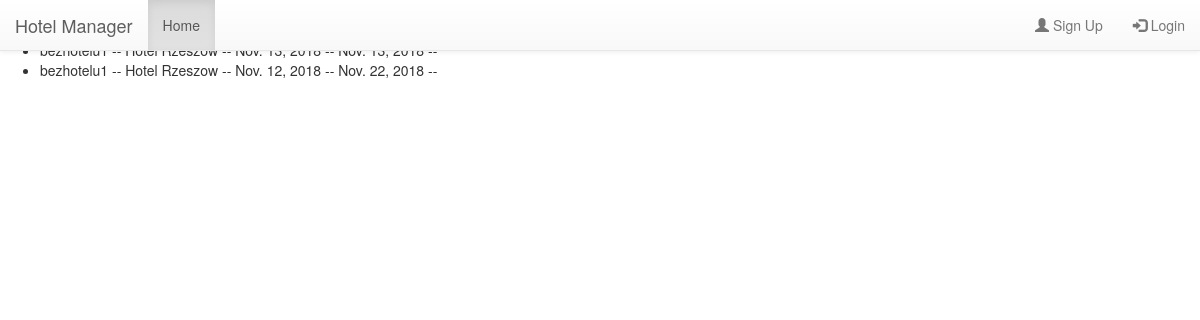
Page /booking/reservation/list/ on the earlier database version.
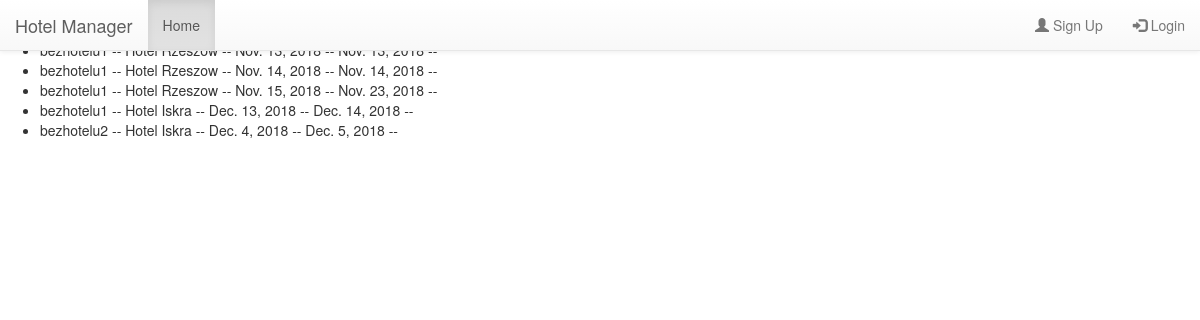
Same page on the later database version.
### booking/models.py (models this page shows, shortened)
class Reservation(models.Model):
    reservation_owner = models.ForeignKey(HotelOwner, on_delete=models.CASCADE)
    reservation_hotel = models.ForeignKey(Hotel, on_delete=models.CASCADE)
    reservation_from = models.DateField()
    reservation_to = models.DateField()
    reservation_room_sgl_quantity = models.PositiveIntegerField(validators=[MinValueValidator(0)], default=0)
    reservation_room_dbl_quantity = models.PositiveIntegerField(validators=[MinValueValidator(0)], default=0)
    reservation_room_twin_quantity = models.PositiveIntegerField(validators=[MinValueValidator(0)], default=0)
    reservation_room_tpl_quantity = models.PositiveIntegerField(validators=[MinValueValidator(0)], default=0)
    reservation_room_qdbl_quantity = models.PositiveIntegerField(validators=[MinValueValidator(0)], default=0)
    reservation_room_family_quantity = models.PositiveIntegerField(validators=[MinValueValidator(0)], default=0)
    reservation_room_apartment_quantity = models.PositiveIntegerField(validators=[MinValueValidator(0)], default=0)

class HotelOwner(AbstractUser):
    hasHotel = models.BooleanField(default=False)
    phone_regex = RegexValidator(regex=r'^\+?1?\d{9,15}$',
                                 message="Phone number must be entered in the format: '+999999999'. Up to 15 digits "
                                         "allowed.")
    phone_number = models.CharField(validators=[phone_regex], max_length=17, blank=False, null=False)
    class Meta:
        app_label = 'booking'
        permissions = ("has_hotel", "Has hotel."),

class Hotel(models.Model):
    hotel_owner = models.ForeignKey(HotelOwner, on_delete=models.CASCADE)
    hotel_name = models.CharField(max_length=120, verbose_name="Your hotel name")
    hotel_country = models.CharField(max_length=50, verbose_name="Your hotel country")
    hotel_city = models.CharField(max_length=100, verbose_name="Your hotel city")
    hotel_zip_code = models.CharField(max_length=6, default="43-701", verbose_name="Your hotel zip code")
    hotel_street = models.CharField(max_length=100, verbose_name="Your hotel street")
    hotel_street_number = models.IntegerField(default=0, verbose_name="Your hotel street number")
    hotel_place_number = models.IntegerField(default=0, verbose_name="Your hotel place number")
    hotel_short_desc = models.TextField(max_length=200, verbose_name="Briefly describe your hotel")
    hotel_long_desc = models.TextField(max_length=2000, verbose_name="Full description of your hotel")
    hotel_image = models.FileField(verbose_name="Upload image with your hotel")
    hotel_rating = models.FloatField(default=0.0)
    hotel_room_sgl = models.PositiveIntegerField(validators=[MinValueValidator(0)], default=0,
                                                 verbose_name="Number of single rooms in your hotel")
    hotel_room_dbl = models.PositiveIntegerField(validators=[MinValueValidator(0)], default=0,
                                                 verbose_name="Number of double rooms in your hotel")
    hotel_room_twin = models.PositiveIntegerField(validators=[MinValueValidator(0)], default=0,
                                                  verbose_name="Number of twin rooms in your hotel")
    hotel_room_tpl = models.PositiveIntegerField(validators=[MinValueValidator(0)], default=0,
                                                 verbose_name="Number of triple rooms in your hotel")
    hotel_room_qdbl = models.PositiveIntegerField(validators=[MinValueValidator(0)], default=0,
                                                  verbose_name="Number of quad rooms in your hotel")
    hotel_room_family = models.PositiveIntegerField(validators=[MinValueValidator(0)], default=0,
                                                    verbose_name="Number of family rooms in your hotel")
    hotel_room_apartment = models.PositiveIntegerField(validators=[MinValueValidator(0)], default=0,
                                                       verbose_name="Number of apartment rooms in your hotel")
    hotel_room_sgl_price = models.PositiveIntegerField(validators=[MinValueValidator(0)], default=0,
                                                       verbose_name="Your hotel single room price in $")
    hotel_room_dbl_price = models.PositiveIntegerField(validators=[MinValueValidator(0)], default=0,
                                                       verbose_name="Your hotel double room price in $")
    hotel_room_twin_price = models.PositiveIntegerField(validators=[MinValueValidator(0)], default=0,
                                                        verbose_name="Your hotel twin room price in $")
    hotel_room_tpl_price = models.PositiveIntegerField(validators=[MinValueValidator(0)], default=0,
                                                       verbose_name="Your hotel triple room price in $")
    hotel_room_qdbl_price = models.PositiveIntegerField(validators=[MinValueValidator(0)], default=0,
                                                        verbose_name="Your hotel quad room price in $")
    hotel_room_family_price = models.PositiveIntegerField(validators=[MinValueValidator(0)], default=0,
                                                          verbose_name="Your hotel family room price in $")
    hotel_room_apartment_price = models.PositiveIntegerField(validators=[MinValueValidator(0)], default=0,
                                                             verbose_name="Your hotel apartment room price in $")
    def __str__(self):
        return self.hotel_name

### booking/views.py (the view)
# urls.py: path('reservation/list/', views.ReservationListView.as_view(), name='reservation_list'),
class ReservationListView(ListView):
    context_object_name = 'all_reservations'
    def get_queryset(self):
        return Reservation.objects.all()

### booking/templates/booking/reservation_list.html (shortened to what this page needs)
{% extends 'base.html' %}
{% block body %}
    <ul>
        {% for reservation in all_reservations %}
            <li>{{ reservation.reservation_owner }} -- {{ reservation.reservation_hotel }} -- {{ reservation.reservation_from }} -- {{ reservation.reservation_to }} -- {{ reservation.reservation_room }}
            </li>
        {% endfor %}
    </ul>
{% endblock %}

Differences in the rows shown:
removed Reservation: reservation_owner "bezhotelu1", reservation_hotel "Hotel Rzeszow", reservation_from "Nov. 12, 2018", reservation_to "Nov. 22, 2018"
added Reservation: reservation_owner "bezhotelu1", reservation_hotel "Hotel Rzeszow", reservation_from "Nov. 14, 2018", reservation_to "Nov. 14, 2018"
added Reservation: reservation_owner "bezhotelu1", reservation_hotel "Hotel Rzeszow", reservation_from "Nov. 15, 2018", reservation_to "Nov. 23, 2018"
added Reservation: reservation_owner "bezhotelu1", reservation_hotel "Hotel Iskra", reservation_from "Dec. 13, 2018", reservation_to "Dec. 14, 2018"
added Reservation: reservation_owner "bezhotelu2", reservation_hotel "Hotel Iskra", reservation_from "Dec. 4, 2018", reservation_to "Dec. 5, 2018"
